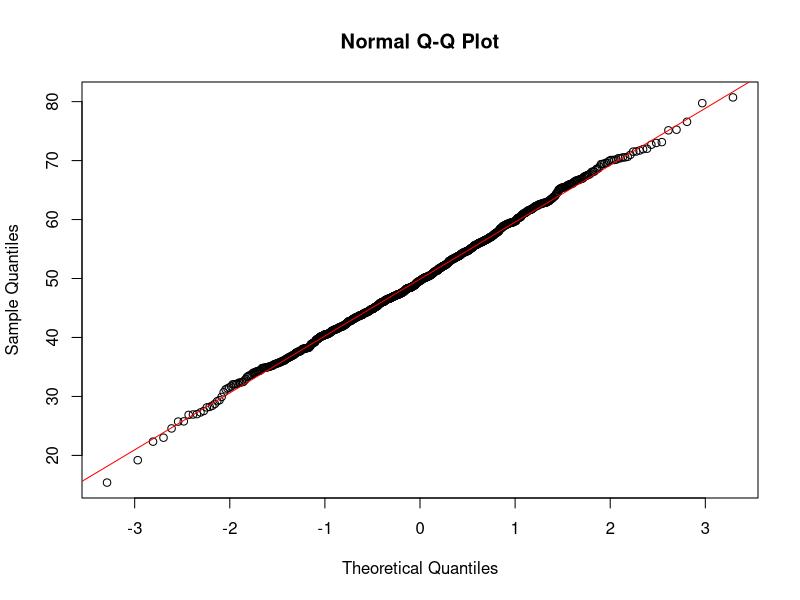
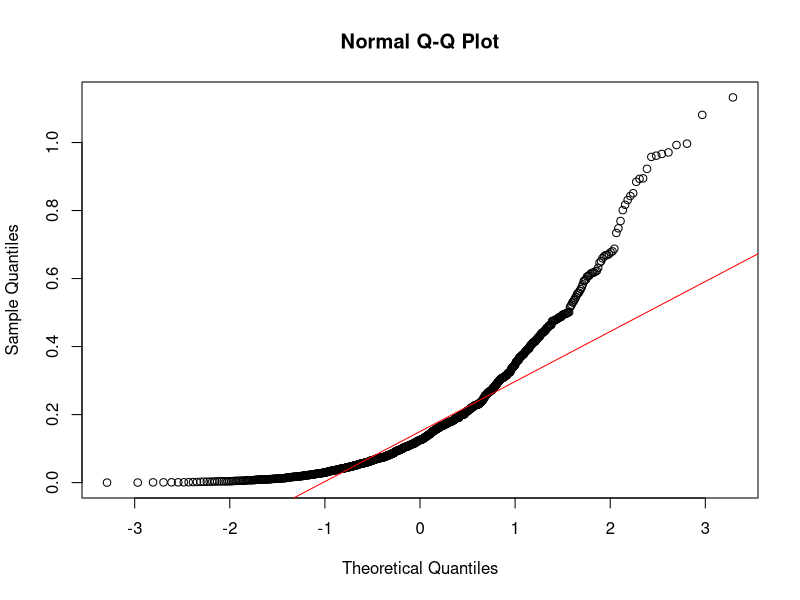
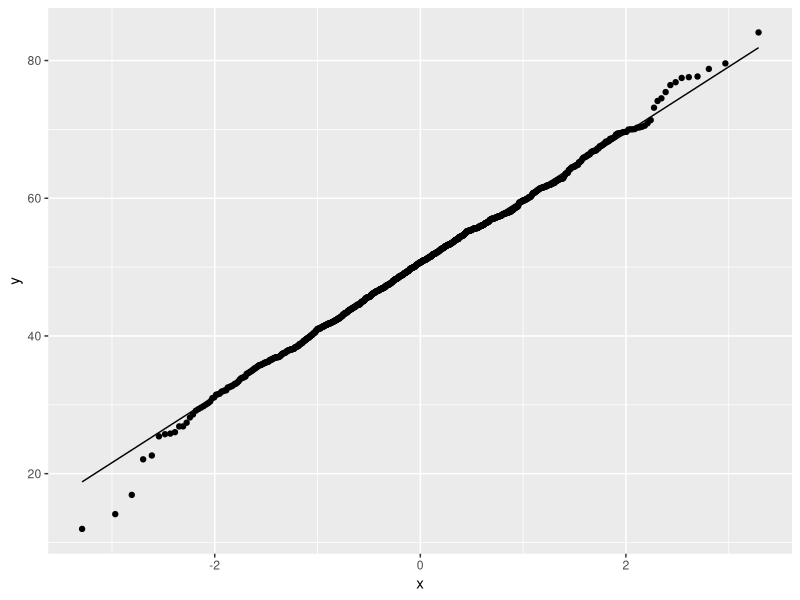
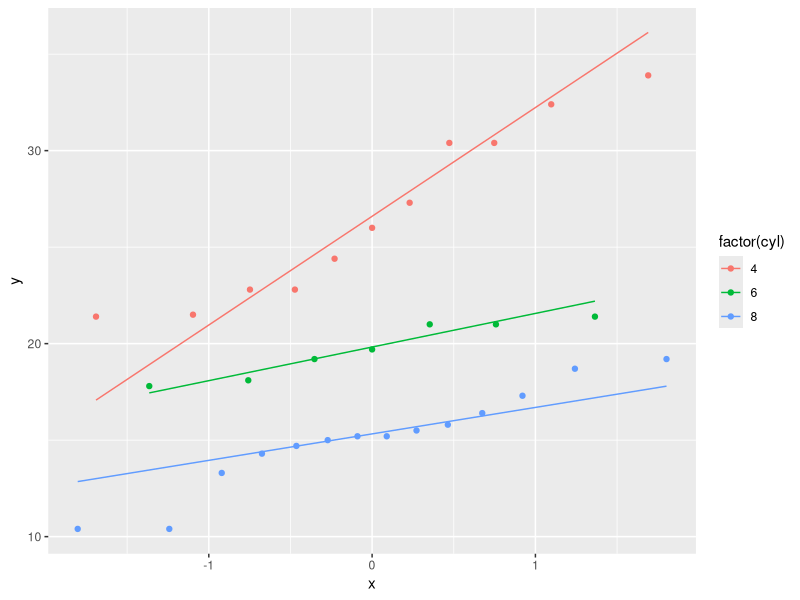

Write R code to recreate these figures, in order.
## ---- chunk 1
knitr::opts_chunk$set(echo = TRUE,message = FALSE,
                      warning = FALSE)
## ---- chunk 2
x <- rnorm(1000, 50, 10)
qqnorm(x)
qqline(x, col = "red")
## ---- chunk 3
x <- rexp(1000, 5)
qqnorm(x)
qqline(x, col = "red")
## ---- chunk 4
library(ggplot2)
x <- rnorm(1000, 50, 10)
x <- data.frame(x)
ggplot(x, aes(sample = x)) +
  stat_qq() +
  stat_qq_line()
## ---- chunk 5
library(ggplot2)
ggplot(mtcars, aes(sample = mpg, colour = factor(cyl))) +
  stat_qq() +
  stat_qq_line()
